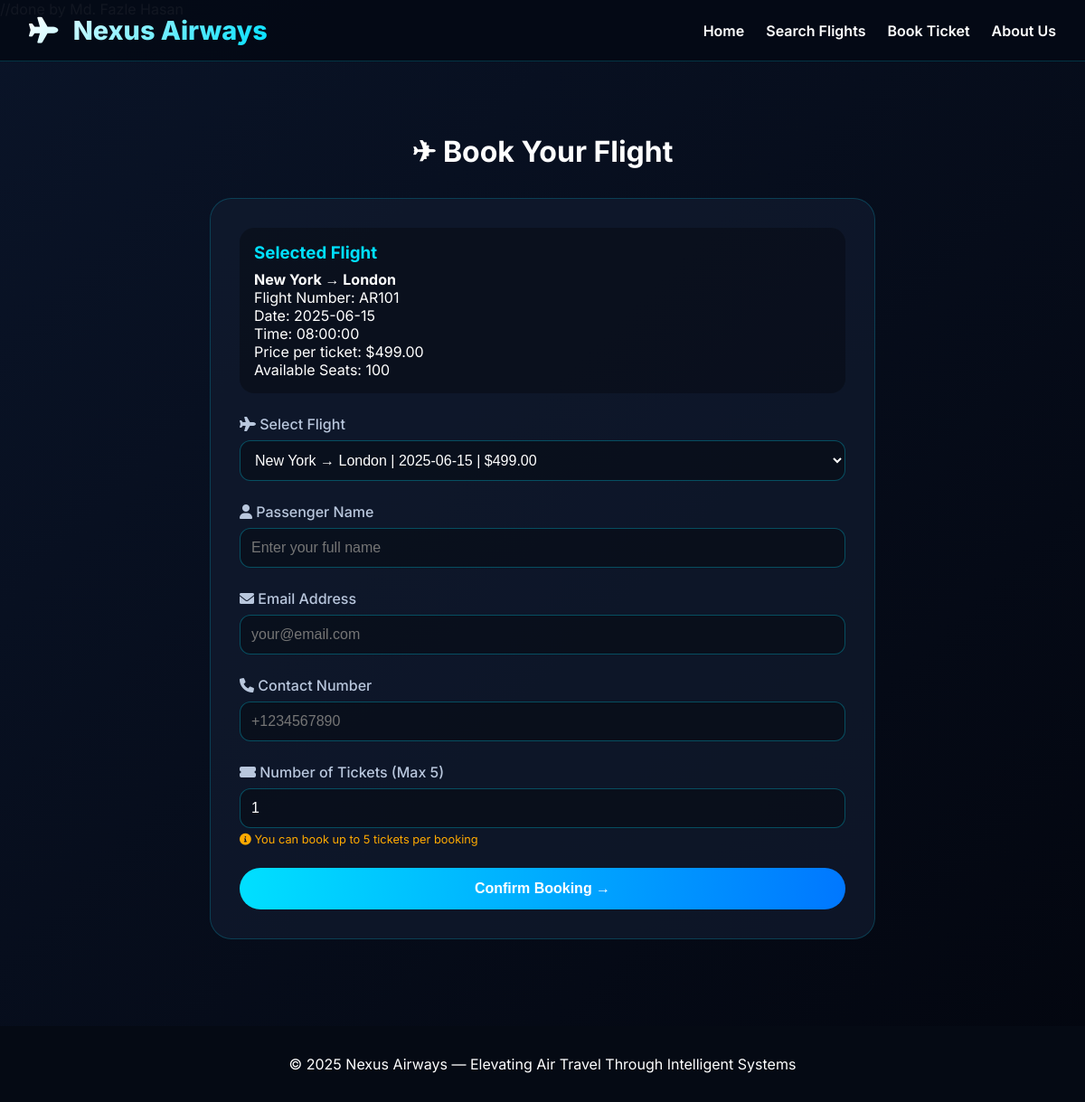
Screenshot of /booking.php?flight_id=1 with the database file from the repository.
### tables this page shows
CREATE TABLE flights (
    id INT(11) NOT NULL AUTO_INCREMENT,
    flight_number VARCHAR(20) NOT NULL,
    origin VARCHAR(100) NOT NULL,
    destination VARCHAR(100) NOT NULL,
    departure_date DATE NOT NULL,
    departure_time TIME NOT NULL,
    price DECIMAL(10,2) NOT NULL,
    seats_available INT(11) DEFAULT 100,
    PRIMARY KEY (id)
);

### booking.php (the view, shortened to what this page needs)
<?php
$conn = new mysqli("localhost", "root", "", "AR");
$selectedFlight = null;
$success = false;
$booking_ref = '';
$total_price = 0;
$flight_data = null;
$passenger_name_saved = '';
$num_tickets_saved = 0;
if(isset($_GET['flight_id'])) {
    $flight_id = $_GET['flight_id'];
    $result = $conn->query("SELECT * FROM flights WHERE id = $flight_id");
    if($result && $result->num_rows > 0) {
        $selectedFlight = $result->fetch_assoc();
    }
}
?>
<!DOCTYPE html>
<html lang="en">
<head>
    <link rel="stylesheet" href="https://cdnjs.cloudflare.com/ajax/libs/font-awesome/6.0.0-beta3/css/all.min.css">
</head>
<body>
<nav class="navbar">
    <div class="nav-container">
        <a href="index.php" class="logo">
            <i class="fas fa-plane"></i> Nexus Airways
        </a>
        <div class="nav-links">
            <a href="index.php">Home</a>
            <a href="search.php">Search Flights</a>
            <a href="booking.php">Book Ticket</a>
            <a href="about.php">About Us</a>
        </div>
    </div>
</nav>
<div class="container">
    <h1 style="text-align: center; margin-bottom: 2rem;">✈ Book Your Flight</h1>
    <?php if($success && $flight_data): ?>
        <div class="success">
            <i class="fas fa-check-circle" style="font-size: 3rem; color: #00ff88;"></i>
            <h2>Booking Confirmed!</h2>
            <p><strong>Booking Reference:</strong> <?php echo $booking_ref; ?></p>
            <p><strong>Flight:</strong> <?php echo $flight_data['origin']; ?> → <?php echo $flight_data['destination']; ?></p>
            <p><strong>Date:</strong> <?php echo $flight_data['departure_date']; ?></p>
            <p><strong>Passenger:</strong> <?php echo $passenger_name_saved; ?></p>
            <p><strong>Tickets:</strong> <?php echo $num_tickets_saved; ?></p>
            <p><strong>Total Price:</strong> $<?php echo number_format($total_price, 2); ?></p>
            <br>
            <a href="index.php" style="color: #00e0ff;">← Back to Home</a>
        </div>
    <?php else: ?>
    <div class="booking-card">
            <?php if($selectedFlight): ?>
            <div class="flight-info">
                <h3>Selected Flight</h3>
                <p><strong><?php echo $selectedFlight['origin']; ?> → <?php echo $selectedFlight['destination']; ?></strong></p>
                <p>Flight Number: <?php echo $selectedFlight['flight_number']; ?></p>
                <p>Date: <?php echo $selectedFlight['departure_date']; ?></p>
                <p>Time: <?php echo $selectedFlight['departure_time']; ?></p>
                <p>Price per ticket: $<?php echo $selectedFlight['price']; ?></p>
                <p>Available Seats: <?php echo $selectedFlight['seats_available']; ?></p>
            </div>
            <?php endif; ?>
            <form method="POST" action="booking.php" id="bookingForm" onsubmit="return validateBookingForm()">
                <div class="form-group">
                    <label><i class="fas fa-plane"></i> Select Flight</label>
                    <select name="flight_id" id="flight_id" required>
                        <?php
                        $flightsResult = $conn->query("SELECT * FROM flights");
                        while($flight = $flightsResult->fetch_assoc()):
                        ?>
                            <option value="<?php echo $flight['id']; ?>" <?php echo ($selectedFlight && $selectedFlight['id'] == $flight['id']) ? 'selected' : ''; ?>>
                                <?php echo $flight['origin']; ?> → <?php echo $flight['destination']; ?> | <?php echo $flight['departure_date']; ?> | $<?php echo $flight['price']; ?>
                            </option>
                        <?php endwhile; ?>
                    </select>
                </div>
                <div class="form-group">
                    <label><i class="fas fa-user"></i> Passenger Name</label>
                    <input type="text" name="passenger_name" id="passenger_name" required placeholder="Enter your full name">
                </div>
                <div class="form-group">
                    <label><i class="fas fa-envelope"></i> Email Address</label>
                    <input type="email" name="email" id="email" required placeholder="your@email.com">
                </div>
                <div class="form-group">
                    <label><i class="fas fa-phone"></i> Contact Number</label>
                    <input type="text" name="phone" id="phone" required placeholder="+1234567890">
        </div>
                <div class="form-group">
                    <label><i class="fas fa-ticket-alt"></i> Number of Tickets (Max 5)</label>
                    <input type="number" name="num_tickets" id="num_tickets" min="1" max="5" value="1" required>
                    <div class="ticket-limit">
                        <i class="fas fa-info-circle"></i> You can book up to 5 tickets per booking
                    </div>
                </div>
        <button type="submit" name="book_ticket" class="btn-submit">Confirm Booking →</button>
            </form>
        </div>
    <?php endif; ?>
</div>
<footer>
    <p>© 2025 Nexus Airways — Elevating Air Travel Through Intelligent Systems</p>
</footer>
</body>
</html>

### booking.php (style rules this page uses)
* { margin: 0; padding: 0; box-sizing: border-box; }
body { font-family: 'Inter', sans-serif; background: linear-gradient(135deg, #0a1428 0%, #03060f 100%); color: white; }
.navbar { position: fixed; top: 0; width: 100%; background: rgba(5, 10, 22, 0.95); padding: 1rem 2rem; z-index: 1000; border-bottom: 1px solid rgba(0, 224, 255, 0.2); }
.nav-container { max-width: 1400px; margin: 0 auto; display: flex; justify-content: space-between; align-items: center; flex-wrap: wrap; gap: 1rem; }
.logo { font-size: 1.8rem; font-weight: 800; background: linear-gradient(135deg, #FFFFFF, #00e0ff); -webkit-background-clip: text; background-clip: text; color: transparent; text-decoration: none; transition: transform 0.3s; display: inline-block; }
.logo i { margin-right: 10px; }
.nav-links { display: flex; gap: 1.5rem; flex-wrap: wrap; }
.nav-links a { color: white; text-decoration: none; font-weight: 600; transition: 0.3s; position: relative; }
.nav-links a::after { content: ''; position: absolute; bottom: -5px; left: 0; width: 0; height: 2px; background: #00e0ff; transition: width 0.3s; }
.container { max-width: 800px; margin: 0 auto; padding: 8rem 2rem 4rem; }
.booking-card { background: rgba(18, 28, 48, 0.7); border-radius: 24px; padding: 2rem; border: 1px solid rgba(0,224,255,0.2); transition: all 0.3s; animation: fadeInUp 0.6s ease; }
.flight-info { background: rgba(0,0,0,0.3); padding: 1rem; border-radius: 16px; margin-bottom: 1.5rem; transition: all 0.3s; }
.flight-info h3 { color: #00e0ff; margin-bottom: 0.5rem; }
.form-group { margin-bottom: 1.5rem; }
.form-group label { display: block; margin-bottom: 0.5rem; color: #b9c7dd; font-weight: 500; }
.form-group input, .form-group select { width: 100%; padding: 12px; background: rgba(0,0,0,0.3); border: 1px solid rgba(0,224,255,0.3); border-radius: 12px; color: white; font-size: 1rem; transition: all 0.3s; }
.btn-submit { width: 100%; padding: 14px; background: linear-gradient(95deg, #00e0ff, #0077ff); border: none; border-radius: 40px; color: white; font-weight: 700; font-size: 1rem; cursor: pointer; transition: all 0.3s; }
.ticket-limit { font-size: 0.8rem; color: #ffaa00; margin-top: 0.3rem; }
footer { background: #050a14; padding: 2rem; text-align: center; margin-top: 2rem; }

### rows the page displays
flights: origin "New York", destination "London", flight_number "AR101", departure_date "2025-06-15", departure_time "08:00:00", price "499.00", seats_available "100"

### other values shown
form field flight_id "New York → London | 2025-06-15 | $499.00"
